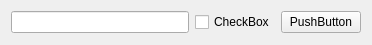
<?xml version="1.0" encoding="UTF-8"?>
<ui version="4.0">
 <class>Form</class>
 <widget class="QWidget" name="Form">
  <property name="geometry">
   <rect>
    <x>0</x>
    <y>0</y>
    <width>372</width>
    <height>45</height>
   </rect>
  </property>
  <property name="windowTitle">
   <string>Form</string>
  </property>
  <layout class="QHBoxLayout" name="horizontalLayout">
   <item>
    <widget class="QLineEdit" name="lineEdit"/>
   </item>
   <item>
    <widget class="QCheckBox" name="checkBox">
     <property name="text">
      <string>CheckBox</string>
     </property>
    </widget>
   </item>
   <item>
    <widget class="QPushButton" name="pushButton">
     <property name="text">
      <string>PushButton</string>
     </property>
    </widget>
   </item>
  </layout>
 </widget>
 <resources/>
 <connections/>
</ui>
